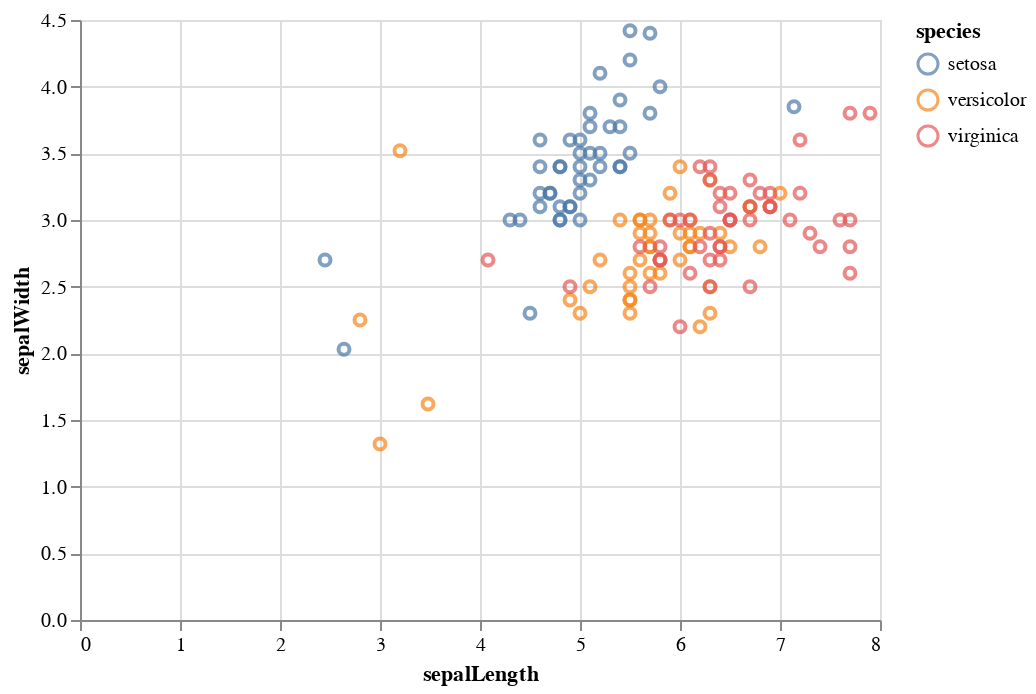

Notebook code cell kept with this figure:
### Code cell
alt.Chart(iris_test_modified).mark_point().encode(
    x=x,
    y=y,
    color='species',
).interactive()

### Figure 1 — Vega-Lite specification as saved in the notebook (floating-point values rounded to 4 significant figures; data arrays with more than 128 entries replaced by an {"elided": "..."} marker saying what was removed)
{"config": {"view": {"continuousWidth": 400, "continuousHeight": 300}}, "data": {"name": "data-0deb3c503c2e552edaeaa2e1bd7bc0fb"}, "mark": "point", "encoding": {"color": {"field": "species", "type": "nominal"}, "x": {"field": "sepalLength", "type": "quantitative"}, "y": {"field": "sepalWidth", "type": "quantitative"}}, "selection": {"selector002": {"type": "interval", "bind": "scales", "encodings": ["x", "y"]}}, "$schema": "https://vega.github.io/schema/vega-lite/v4.17.0.json", "datasets": {"data-0deb3c503c2e552edaeaa2e1bd7bc0fb": {"elided": "137 records"}}}
